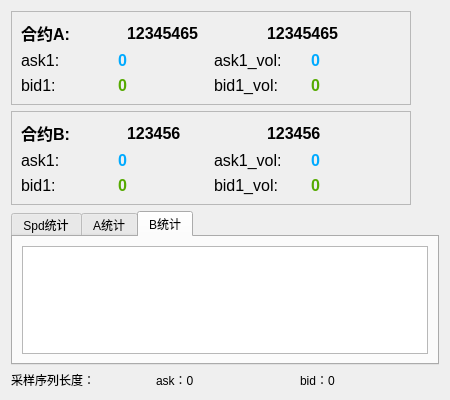
         <widget class="QWidget" name="widget_6" native="true">
          <property name="minimumSize">
           <size>
            <width>450</width>
            <height>400</height>
           </size>
          </property>
          <property name="maximumSize">
           <size>
            <width>450</width>
            <height>400</height>
           </size>
          </property>
          <property name="styleSheet">
           <string notr="true">#widget_6{
	background-color: rgb(255, 250, 245);
}</string>
          </property>
          <layout class="QVBoxLayout" name="verticalLayout_3">
           <item>
            <widget class="QFrame" name="frame_3">
             <property name="maximumSize">
              <size>
               <width>400</width>
               <height>16777215</height>
              </size>
             </property>
             <property name="frameShape">
              <enum>QFrame::StyledPanel</enum>
             </property>
             <property name="frameShadow">
              <enum>QFrame::Raised</enum>
             </property>
             <layout class="QVBoxLayout" name="verticalLayout">
              <item>
               <layout class="QHBoxLayout" name="horizontalLayout_6">
                <item>
                 <widget class="QLabel" name="label_2">
                  <property name="maximumSize">
                   <size>
                    <width>100</width>
                    <height>16777215</height>
                   </size>
                  </property>
                  <property name="font">
                   <font>
                    <pointsize>12</pointsize>
                    <weight>75</weight>
                    <bold>true</bold>
                   </font>
                  </property>
                  <property name="text">
                   <string>合约A:</string>
                  </property>
                 </widget>
                </item>
                <item>
                 <widget class="QLabel" name="label_instrumentA">
                  <property name="font">
                   <font>
                    <pointsize>12</pointsize>
                    <weight>75</weight>
                    <bold>true</bold>
                   </font>
                  </property>
                  <property name="text">
                   <string>12345465</string>
                  </property>
                 </widget>
                </item>
                <item>
                 <widget class="QLabel" name="label_instrumentA_Chinese">
                  <property name="font">
                   <font>
                    <pointsize>12</pointsize>
                    <weight>75</weight>
                    <bold>true</bold>
                   </font>
                  </property>
                  <property name="text">
                   <string>12345465</string>
                  </property>
                 </widget>
                </item>
               </layout>
              </item>
              <item>
               <layout class="QHBoxLayout" name="horizontalLayout_36">
                <item>
                 <layout class="QHBoxLayout" name="horizontalLayout_23">
                  <item>
                   <widget class="QLabel" name="label_10">
                    <property name="font">
                     <font>
                      <pointsize>12</pointsize>
                     </font>
                    </property>
                    <property name="text">
                     <string>ask1:</string>
                    </property>
                   </widget>
                  </item>
                  <item>
                   <widget class="QLabel" name="label_ask1_A">
                    <property name="font">
                     <font>
                      <pointsize>12</pointsize>
                      <weight>75</weight>
                      <bold>true</bold>
                     </font>
                    </property>
                    <property name="styleSheet">
                     <string notr="true">color: rgb(0, 170, 255);</string>
                    </property>
                    <property name="text">
                     <string>0     </string>
                    </property>
                   </widget>
                  </item>
                 </layout>
                </item>
                <item>
                 <layout class="QHBoxLayout" name="horizontalLayout_17">
                  <item>
                   <widget class="QLabel" name="label_8">
                    <property name="font">
                     <font>
                      <pointsize>12</pointsize>
                     </font>
                    </property>
                    <property name="text">
                     <string>ask1_vol:</string>
                    </property>
                   </widget>
                  </item>
                  <item>
                   <widget class="QLabel" name="label_askvol_A">
                    <property name="font">
                     <font>
                      <pointsize>12</pointsize>
                      <weight>75</weight>
                      <bold>true</bold>
                     </font>
                    </property>
                    <property name="styleSheet">
                     <string notr="true">color: rgb(0, 170, 255);</string>
                    </property>
                    <property name="text">
                     <string>0     </string>
                    </property>
                   </widget>
                  </item>
                 </layout>
                </item>
               </layout>
              </item>
              <item>
               <layout class="QHBoxLayout" name="horizontalLayout_33">
                <item>
                 <layout class="QHBoxLayout" name="horizontalLayout_24">
                  <item>
                   <widget class="QLabel" name="label_12">
                    <property name="font">
                     <font>
                      <pointsize>12</pointsize>
                     </font>
                    </property>
                    <property name="text">
                     <string>bid1:</string>
                    </property>
                   </widget>
                  </item>
                  <item>
                   <widget class="QLabel" name="label_bid1_A">
                    <property name="font">
                     <font>
                      <pointsize>12</pointsize>
                      <weight>75</weight>
                      <bold>true</bold>
                     </font>
                    </property>
                    <property name="styleSheet">
                     <string notr="true">color: rgb(85, 170, 0);</string>
                    </property>
                    <property name="text">
                     <string>0</string>
                    </property>
                   </widget>
                  </item>
                 </layout>
                </item>
                <item>
                 <layout class="QHBoxLayout" name="horizontalLayout_25">
                  <item>
                   <widget class="QLabel" name="label_19">
                    <property name="font">
                     <font>
                      <pointsize>12</pointsize>
                     </font>
                    </property>
                    <property name="text">
                     <string>bid1_vol:</string>
                    </property>
                   </widget>
                  </item>
                  <item>
                   <widget class="QLabel" name="label_bidvol_A">
                    <property name="font">
                     <font>
                      <pointsize>12</pointsize>
                      <weight>75</weight>
                      <bold>true</bold>
                     </font>
                    </property>
                    <property name="styleSheet">
                     <string notr="true">color: rgb(85, 170, 0);</string>
                    </property>
                    <property name="text">
                     <string>0     </string>
                    </property>
                   </widget>
                  </item>
                 </layout>
                </item>
               </layout>
              </item>
             </layout>
            </widget>
           </item>
           <item>
            <widget class="QFrame" name="frame_4">
             <property name="maximumSize">
              <size>
               <width>400</width>
               <height>16777215</height>
              </size>
             </property>
             <property name="frameShape">
              <enum>QFrame::StyledPanel</enum>
             </property>
             <property name="frameShadow">
              <enum>QFrame::Raised</enum>
             </property>
             <layout class="QVBoxLayout" name="verticalLayout_2">
              <item>
               <layout class="QHBoxLayout" name="horizontalLayout_37">
                <item>
                 <widget class="QLabel" name="label_3">
                  <property name="maximumSize">
                   <size>
                    <width>100</width>
                    <height>16777215</height>
                   </size>
                  </property>
                  <property name="font">
                   <font>
                    <pointsize>12</pointsize>
                    <weight>75</weight>
                    <bold>true</bold>
                   </font>
                  </property>
                  <property name="text">
                   <string>合约B:</string>
                  </property>
                 </widget>
                </item>
                <item>
                 <widget class="QLabel" name="label_instrumentB">
                  <property name="font">
                   <font>
                    <pointsize>12</pointsize>
                    <weight>75</weight>
                    <bold>true</bold>
                   </font>
                  </property>
                  <property name="text">
                   <string>123456</string>
                  </property>
                 </widget>
                </item>
                <item>
                 <widget class="QLabel" name="label_instrumentB_Chinese">
                  <property name="font">
                   <font>
                    <pointsize>12</pointsize>
                    <weight>75</weight>
                    <bold>true</bold>
                   </font>
                  </property>
                  <property name="text">
                   <string>123456</string>
                  </property>
                 </widget>
                </item>
               </layout>
              </item>
              <item>
               <layout class="QHBoxLayout" name="horizontalLayout_47">
                <item>
                 <layout class="QHBoxLayout" name="horizontalLayout_39">
                  <item>
                   <widget class="QLabel" name="label_20">
                    <property name="font">
                     <font>
                      <pointsize>12</pointsize>
                     </font>
                    </property>
                    <property name="text">
                     <string>ask1:</string>
                    </property>
                   </widget>
                  </item>
                  <item>
                   <widget class="QLabel" name="label_ask1_B">
                    <property name="font">
                     <font>
                      <pointsize>12</pointsize>
                      <weight>75</weight>
                      <bold>true</bold>
                     </font>
                    </property>
                    <property name="styleSheet">
                     <string notr="true">color: rgb(0, 170, 255);</string>
                    </property>
                    <property name="text">
                     <string>0     </string>
                    </property>
                   </widget>
                  </item>
                 </layout>
                </item>
                <item>
                 <layout class="QHBoxLayout" name="horizontalLayout_38">
                  <item>
                   <widget class="QLabel" name="label_9">
                    <property name="font">
                     <font>
                      <pointsize>12</pointsize>
                     </font>
                    </property>
                    <property name="text">
                     <string>ask1_vol:</string>
                    </property>
                   </widget>
                  </item>
                  <item>
                   <widget class="QLabel" name="label_askvol_B">
                    <property name="font">
                     <font>
                      <pointsize>12</pointsize>
                      <weight>75</weight>
                      <bold>true</bold>
                     </font>
                    </property>
                    <property name="styleSheet">
                     <string notr="true">color: rgb(0, 170, 255);</string>
                    </property>
                    <property name="text">
                     <string>0     </string>
                    </property>
                   </widget>
                  </item>
                 </layout>
                </item>
               </layout>
              </item>
              <item>
               <layout class="QHBoxLayout" name="horizontalLayout_48">
                <item>
                 <layout class="QHBoxLayout" name="horizontalLayout_40">
                  <item>
                   <widget class="QLabel" name="label_16">
                    <property name="font">
                     <font>
                      <pointsize>12</pointsize>
                     </font>
                    </property>
                    <property name="text">
                     <string>bid1:</string>
                    </property>
                   </widget>
                  </item>
                  <item>
                   <widget class="QLabel" name="label_bid1_B">
                    <property name="font">
                     <font>
                      <pointsize>12</pointsize>
                      <weight>75</weight>
                      <bold>true</bold>
                     </font>
                    </property>
                    <property name="styleSheet">
                     <string notr="true">color: rgb(85, 170, 0);</string>
                    </property>
                    <property name="text">
                     <string>0</string>
                    </property>
                   </widget>
                  </item>
                 </layout>
                </item>
                <item>
                 <layout class="QHBoxLayout" name="horizontalLayout_44">
                  <item>
                   <widget class="QLabel" name="label_21">
                    <property name="font">
                     <font>
                      <pointsize>12</pointsize>
                     </font>
                    </property>
                    <property name="text">
                     <string>bid1_vol:</string>
                    </property>
                   </widget>
                  </item>
                  <item>
                   <widget class="QLabel" name="label_bidvol_B">
                    <property name="font">
                     <font>
                      <pointsize>12</pointsize>
                      <weight>75</weight>
                      <bold>true</bold>
                     </font>
                    </property>
                    <property name="styleSheet">
                     <string notr="true">color: rgb(85, 170, 0);</string>
                    </property>
                    <property name="text">
                     <string>0     </string>
                    </property>
                   </widget>
                  </item>
                 </layout>
                </item>
               </layout>
              </item>
             </layout>
            </widget>
           </item>
           <item>
            <widget class="QTabWidget" name="tabWidget_statisticB">
             <property name="maximumSize">
              <size>
               <width>16777215</width>
               <height>10000</height>
              </size>
             </property>
             <property name="tabPosition">
              <enum>QTabWidget::North</enum>
             </property>
             <property name="currentIndex">
              <number>2</number>
             </property>
             <widget class="QWidget" name="tab_3">
              <attribute name="title">
               <string>Spd统计</string>
              </attribute>
              <layout class="QVBoxLayout" name="verticalLayout_12">
               <item>
                <widget class="QTableView" name="tableView_spd"/>
               </item>
              </layout>
             </widget>
             <widget class="QWidget" name="tab">
              <attribute name="title">
               <string>A统计</string>
              </attribute>
              <layout class="QVBoxLayout" name="verticalLayout_13">
               <item>
                <widget class="QTableView" name="tableView_statisticA"/>
               </item>
              </layout>
             </widget>
             <widget class="QWidget" name="tab_2">
              <attribute name="title">
               <string>B统计</string>
              </attribute>
              <layout class="QHBoxLayout" name="horizontalLayout_32">
               <item>
                <widget class="QTableView" name="tableView_statisticB"/>
               </item>
              </layout>
             </widget>
            </widget>
           </item>
           <item>
            <layout class="QHBoxLayout" name="horizontalLayout_16">
             <item>
              <widget class="QLabel" name="label_5">
               <property name="text">
                <string>采样序列长度：</string>
               </property>
              </widget>
             </item>
             <item>
              <widget class="QLabel" name="label_series_ask_len">
               <property name="text">
                <string>ask：0</string>
               </property>
              </widget>
             </item>
             <item>
              <widget class="QLabel" name="label_series_bid_len">
               <property name="text">
                <string>bid：0</string>
               </property>
              </widget>
             </item>
            </layout>
           </item>
          </layout>
         </widget>
